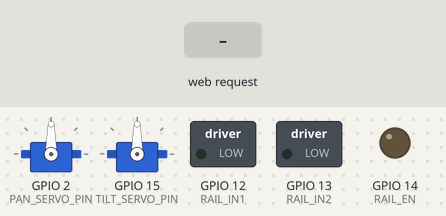
Recording of a sketch running on a simulated ESP32. Parts: 2 × servo, switched loads named in the sketch (green lamp = pin HIGH), output pins drawn as LEDs (lit = HIGH). The inputs (shaded band) are chosen by the test bench. WiFi joins after 1.5 s; servers stay silent unless stated; the camera gives no picture; what the sketch prints to the serial monitor is not drawn.

Above: at 3.0 s.
3.1 s: HTTP request GET /linear?dir=left received
At 3.8 s:
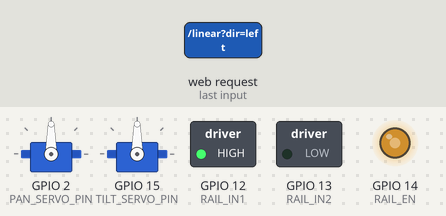
4.6 s: HTTP request GET /linear?dir=right received
At 4.9 s:
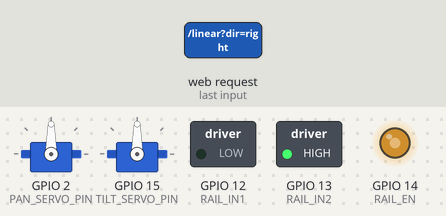
6.1 s: HTTP request GET /pantilt?dir=1&speed=1&pan=1 received
At 7.2 s:
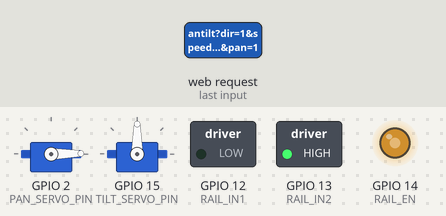
7.6 s: HTTP request GET /linear received
At 8.4 s:
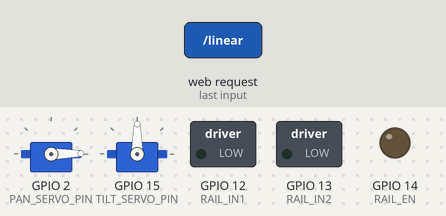
9.1 s: HTTP request GET /pantilt?dir=120&speed=120&pan=120 received
At 9.5 s:
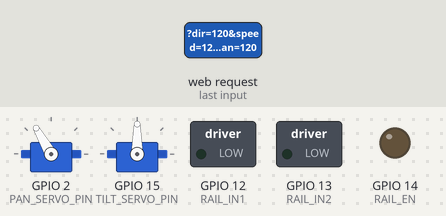
10.6 s: HTTP request GET /linear?dir=left received
At 11.9 s:
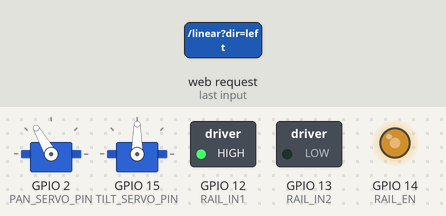
Timing chart, 0 to 13.1 s (numbered marks = the images above; inputs shaded):
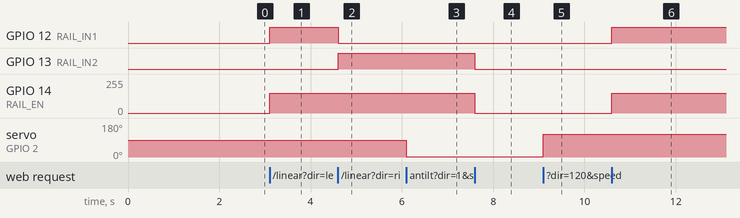

The sketch:

camera_robot_controller.ino
```cpp
/*
 * AgriSense ESP32-CAM Robot Controller
 * Handles:
 *   - Linear rail (rack & pinion / belt drive) via DC motor or stepper
 *   - Pan-tilt servo bracket
 *   - Camera streaming
 */

#include <WiFi.h>
#include <WebServer.h>
#include <ESP32Servo.h>
#include "esp_camera.h"

// ===== WiFi Config =====
const char* ssid = "YOUR_SSID";
const char* password = "YOUR_PASSWORD";

// ===== Pin Definitions =====
// Linear rail motor (L298N or similar driver)
#define RAIL_IN1     12
#define RAIL_IN2     13
#define RAIL_EN      14  // PWM enable pin

// Pan-tilt servos
#define PAN_SERVO_PIN   2
#define TILT_SERVO_PIN  15

// ===== Objects =====
WebServer server(80);
Servo panServo;
Servo tiltServo;

int currentPan = 90;
int currentTilt = 90;

// ===== Camera pin config (AI-Thinker ESP32-CAM) =====
#define PWDN_GPIO_NUM     32
#define RESET_GPIO_NUM    -1
#define XCLK_GPIO_NUM      0
#define SIOD_GPIO_NUM     26
#define SIOC_GPIO_NUM     27
#define Y9_GPIO_NUM       35
#define Y8_GPIO_NUM       34
#define Y7_GPIO_NUM       39
#define Y6_GPIO_NUM       36
#define Y5_GPIO_NUM       21
#define Y4_GPIO_NUM       19
#define Y3_GPIO_NUM       18
#define Y2_GPIO_NUM        5
#define VSYNC_GPIO_NUM    25
#define HREF_GPIO_NUM     23
#define PCLK_GPIO_NUM     22

void setupCamera() {
  camera_config_t config;
  config.ledc_channel = LEDC_CHANNEL_0;
  config.ledc_timer   = LEDC_TIMER_0;
  config.pin_d0       = Y2_GPIO_NUM;
  config.pin_d1       = Y3_GPIO_NUM;
  config.pin_d2       = Y4_GPIO_NUM;
  config.pin_d3       = Y5_GPIO_NUM;
  config.pin_d4       = Y6_GPIO_NUM;
  config.pin_d5       = Y7_GPIO_NUM;
  config.pin_d6       = Y8_GPIO_NUM;
  config.pin_d7       = Y9_GPIO_NUM;
  config.pin_xclk     = XCLK_GPIO_NUM;
  config.pin_pclk     = PCLK_GPIO_NUM;
  config.pin_vsync    = VSYNC_GPIO_NUM;
  config.pin_href     = HREF_GPIO_NUM;
  config.pin_sscb_sda = SIOD_GPIO_NUM;
  config.pin_sscb_scl = SIOC_GPIO_NUM;
  config.pin_pwdn     = PWDN_GPIO_NUM;
  config.pin_reset    = RESET_GPIO_NUM;
  config.xclk_freq_hz = 20000000;
  config.pixel_format = PIXFORMAT_JPEG;
  config.frame_size   = FRAMESIZE_VGA;
  config.jpeg_quality = 12;
  config.fb_count     = 1;

  esp_err_t err = esp_camera_init(&config);
  if (err != ESP_OK) {
    Serial.printf("Camera init failed: 0x%x\n", err);
  }
}

// ===== Rail Motor Control =====
void railMove(String dir, int speed) {
  analogWrite(RAIL_EN, speed);
  if (dir == "left") {
    digitalWrite(RAIL_IN1, HIGH);
    digitalWrite(RAIL_IN2, LOW);
  } else if (dir == "right") {
    digitalWrite(RAIL_IN1, LOW);
    digitalWrite(RAIL_IN2, HIGH);
  } else {
    // stop
    digitalWrite(RAIL_IN1, LOW);
    digitalWrite(RAIL_IN2, LOW);
    analogWrite(RAIL_EN, 0);
  }
}

// ===== Route Handlers =====
void handlePing() {
  server.send(200, "text/plain", "pong");
}

void handleLinear() {
  String dir = server.arg("dir");
  int speed = server.hasArg("speed") ? server.arg("speed").toInt() : 150;
  if (dir.length() == 0) dir = "stop";
  speed = constrain(speed, 0, 255);

  railMove(dir, speed);

  server.send(200, "text/plain", "OK: rail " + dir + " speed=" + String(speed));
}

void handlePanTilt() {
  if (server.hasArg("pan")) {
    currentPan = constrain(server.arg("pan").toInt(), 0, 180);
    panServo.write(currentPan);
  }
  if (server.hasArg("tilt")) {
    currentTilt = constrain(server.arg("tilt").toInt(), 0, 180);
    tiltServo.write(currentTilt);
  }
  server.send(200, "text/plain", "OK: pan=" + String(currentPan) + " tilt=" + String(currentTilt));
}

void handleHome() {
  currentPan = 90;
  currentTilt = 90;
  panServo.write(90);
  tiltServo.write(90);
  railMove("stop", 0);
  server.send(200, "text/plain", "OK: homed");
}

void handleCapture() {
  camera_fb_t *fb = esp_camera_fb_get();
  if (!fb) {
    server.send(500, "text/plain", "Camera capture failed");
    return;
  }
  server.sendHeader("Content-Type", "image/jpeg");
  server.sendHeader("Content-Length", String(fb->len));
  server.send_P(200, "image/jpeg", (const char*)fb->buf, fb->len);
  esp_camera_fb_return(fb);
}

void setup() {
  Serial.begin(115200);

  // Motor pins
  pinMode(RAIL_IN1, OUTPUT);
  pinMode(RAIL_IN2, OUTPUT);
  pinMode(RAIL_EN, OUTPUT);
  digitalWrite(RAIL_IN1, LOW);
  digitalWrite(RAIL_IN2, LOW);

  // Servos
  panServo.attach(PAN_SERVO_PIN);
  tiltServo.attach(TILT_SERVO_PIN);
  panServo.write(90);
  tiltServo.write(90);

  // Camera
  setupCamera();

  // WiFi
  WiFi.begin(ssid, password);
  Serial.print("Connecting to WiFi");
  while (WiFi.status() != WL_CONNECTED) {
    delay(500);
    Serial.print(".");
  }
  Serial.println();
  Serial.print("IP: ");
  Serial.println(WiFi.localIP());

  // Routes
  server.on("/ping",    handlePing);
  server.on("/linear",  handleLinear);
  server.on("/pantilt", handlePanTilt);
  server.on("/home",    handleHome);
  server.on("/capture", handleCapture);

  server.begin();
  Serial.println("Server started");
}

void loop() {
  server.handleClient();
}
```

Measured:
- after the input at 3.1 s, GPIO 12 (RAIL_IN1): LOW → HIGH at once; GPIO 14 (RAIL_EN): 0/255 → 150/255 at once
- after the input at 4.6 s, GPIO 12 (RAIL_IN1): HIGH → LOW at once; GPIO 13 (RAIL_IN2): LOW → HIGH at once
- after the input at 6.1 s, servo on GPIO 2 (PAN_SERVO_PIN): 90° → 1° at once
- after the input at 7.6 s, GPIO 13 (RAIL_IN2): HIGH → LOW at once; GPIO 14 (RAIL_EN): 150/255 → 0/255 at once
- after the input at 9.1 s, servo on GPIO 2 (PAN_SERVO_PIN): 1° → 120° at once
- after the input at 10.6 s, GPIO 12 (RAIL_IN1): LOW → HIGH at once; GPIO 14 (RAIL_EN): 0/255 → 150/255 at once
